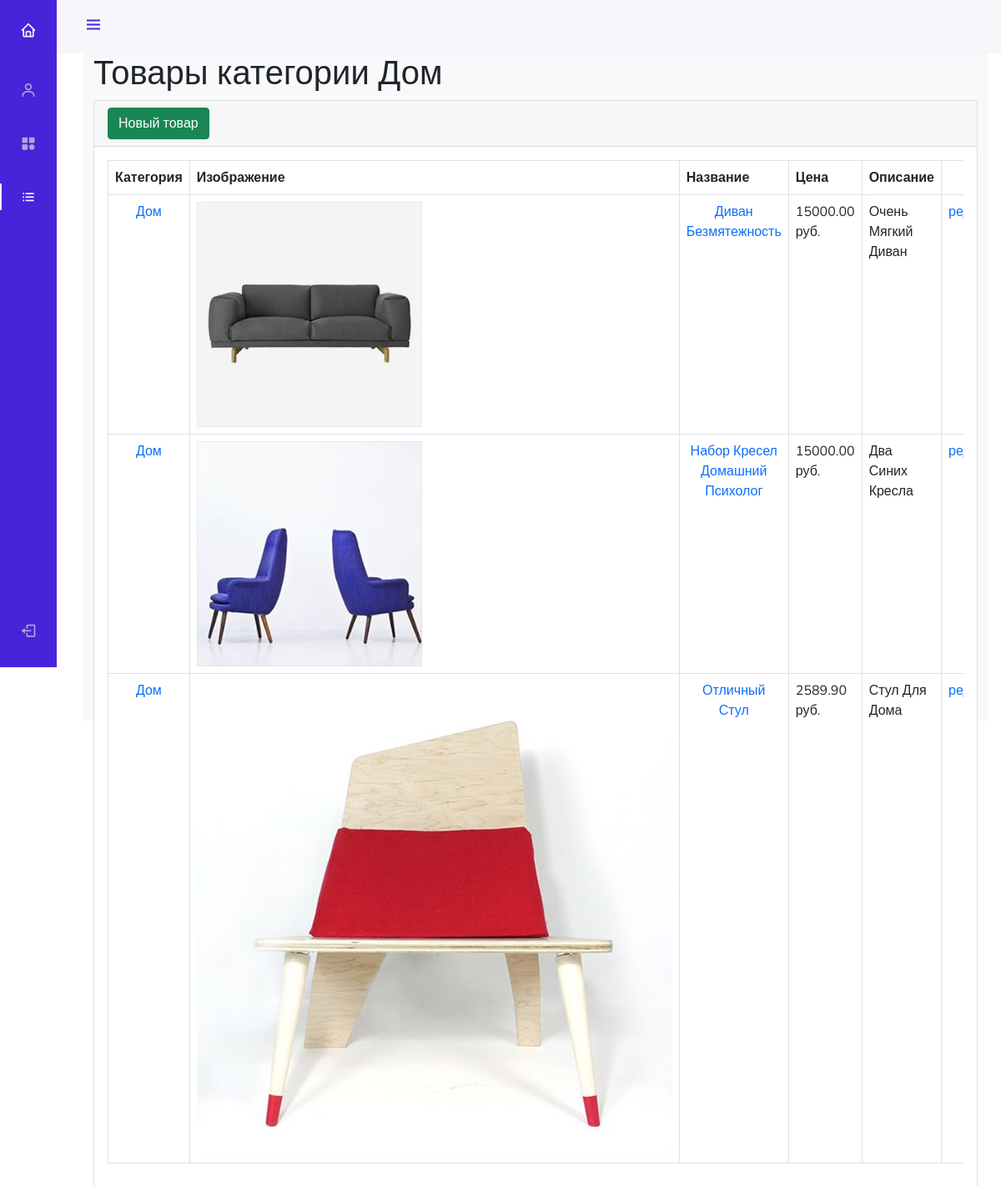
/admin_panel/products/read/category/1/, run on the app's committed database.
### mainapp/models.py (models this page shows, shortened)
class Product(models.Model):
    objects: models.Manager()
    category = models.ForeignKey(
        ProductCategory,
        on_delete=models.CASCADE
    )
    name = models.CharField(
        verbose_name='наименование',
        max_length=128
    )
    image = models.ImageField(
        upload_to='products_images',
        blank=True,
        verbose_name='фото'
    )
    short_desc = models.CharField(
        verbose_name='краткое описание',
        max_length=60,
        blank=True
    )
    description = models.TextField(
        verbose_name='описание',
        blank=True
    )
    price = models.DecimalField(
        verbose_name='цена',
        max_digits=8,
        decimal_places=2,
        default=0
    )
    quantity = models.PositiveIntegerField(
        verbose_name='количество',
        default=0
    )
    is_deleted = models.BooleanField(
        default=False,
        verbose_name='товар удален'
    )
    class Meta():
        verbose_name = 'товар'
        verbose_name_plural = 'товары'

class ProductCategory(models.Model):
    objects: models.Manager()
    name = models.CharField(
        verbose_name='наименование',
        max_length=100,
        unique=True,
    )
    description = models.TextField(
        verbose_name='описание',
        blank=True,
    )
    is_deleted = models.BooleanField(
        default=False,
        verbose_name='категория удалена'
    )
    class Meta():
        verbose_name = 'категория'
        verbose_name_plural = 'категории'

### adminapp/views.py (the view)
class ProductsListView(ListView):
    model = Product
    template_name = 'adminapp/product_list.html'
    def get_context_data(self, **kwargs):
        context = super().get_context_data(**kwargs)
        pk = self.kwargs['pk']
        if pk == 0:
            title = 'Все товары'
            category = {
                'name': 'все',
                'pk': pk
            }
            objects_list = Product.objects.all().order_by('is_deleted', 'name')
        else:
            category = get_object_or_404(ProductCategory, pk=pk)
            title = f'Товары категории {category.name}'
            objects_list = Product.objects \
                .filter(category__pk=pk) \
                .order_by('is_deleted', 'name')
        context['category'] = category
        context['object_list'] = objects_list
        context['title'] = title
        return context

### adminapp/templates/adminapp/product_list.html (shortened to what this page needs)
{% extends 'adminapp/layout.html' %}
{% load static %}
{% block content %}
<main>
    <div class="container-fluid">
        <h1 class="mt-4">{{ title|capfirst }}</h1>
        <div class="card mb-4">
            <div class="card-header">
                <a href="{% url 'admin_panel:product_create' category.pk %}">
                    <button class="btn btn-success">Новый товар</button>
                </a>
            </div>
            <div class="card-body">
                <div class="table-responsive">
                    <table class="table table-bordered" id="dataTable"
                           width="100%" cellspacing="0">
                        <thead>
                        <tr>
                            <th>Категория</th>
                            <th>Изображение</th>
                            <th>Название</th>
                            <th>Цена</th>
                            <th>Описание</th>
                            <th></th>
                        </tr>
                        </thead>
                        <tbody>
                        {% for object in object_list %}
                        <tr class="">
                            <td class="text-center">
                                <a href="{% url 'admin_panel:products' object.category.pk %}">
                                    {{ object.category.name|title }}
                                </a>
                            </td>
                            <td>
                                <img src="/media/{{object.image|default:'products_images/default.jpg'}}"
                                     alt="{{ object.name }}">
                            </td>
                            <td class="text-center">
                                <a href="{% url 'admin_panel:product_read' object.pk %}">
                                    {{ object.name|title }}
                                </a>
                            </td>
                            <td>{{ object.price }} руб.</td>
                            <td>{{ object.short_desc|title }}</td>
                            <td class="text-center">
                                <a href="{% url 'admin_panel:product_update' object.pk %}">
                                    редактировать
                                </a>
                                <br>
                            </td>
                        </tr>
                        {% endfor %}
                        </tbody>
                    </table>
                </div>
            </div>
        </div>
    </div>
</main>
{% endblock %}

### geekshop/static/style.css (style rules this page uses)
* { margin: 0; padding: 0; }
body { font-family: 'Montserrat', sans-serif; }
html, body { height: 100%; }
table { width: 100%; }
td:first-child { width: 235px; }

### adminapp/static/adminapp/style.css (style rules this page uses)
:root { --header-height: 3rem; --nav-width: 68px; --first-color: #4723D9; --first-color-light: #AFA5D9; --white-color: #F7F6FB; --body-font: 'Nunito', sans-serif; --normal-font-size: 1rem; --z-fixed: 100 }
body { position: relative; margin: var(--header-height) 0 0 0; padding: 0 1rem; font-family: var(--body-font); font-size: var(--normal-font-size); transition: .5s }
a { text-decoration: none }
@media screen and (min-width: 768px) { body { margin: calc(var(--header-height) + 1rem) 0 0 0; padding-left: calc(var(--nav-width) + 2rem) } }

### data on the page
Product: category.name "Дом", image (picture), name "Диван Безмятежность", price "15000.00", short_desc "Очень Мягкий Диван"
Product: category.name "Дом", image (picture), name "Набор Кресел Домашний Психолог", price "15000.00", short_desc "Два Синих Кресла"
Product: category.name "Дом", image (picture), name "Отличный Стул", price "2589.90", short_desc "Стул Для Дома"

### other printed values
{{ title|capfirst }} "Товары категории Дом"
